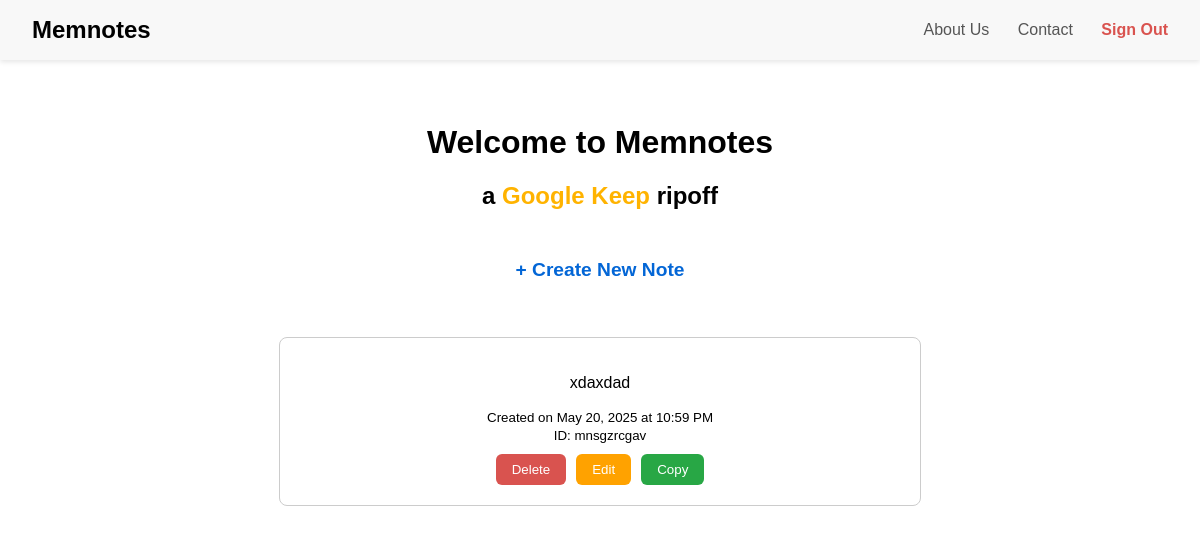
Page / (signed in) on the earlier database version.
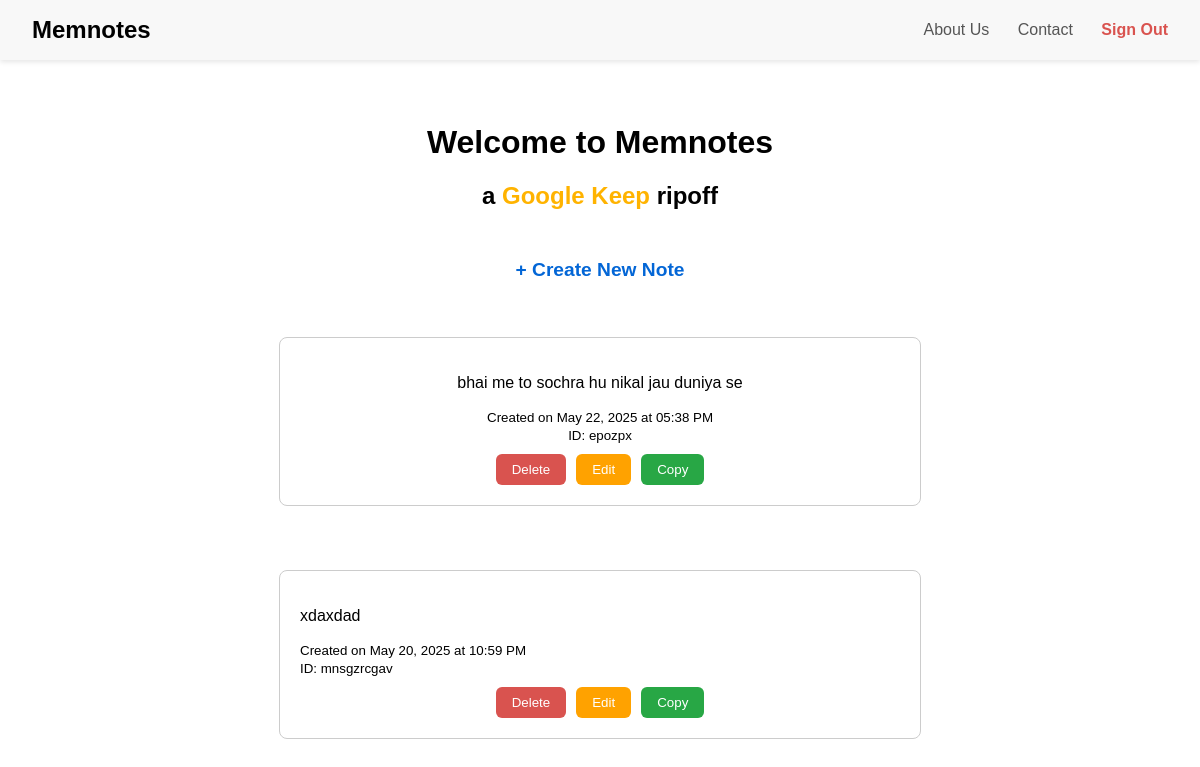
Same page on the later database version.
### tables this page shows
CREATE TABLE notes (
            id INTEGER PRIMARY KEY AUTOINCREMENT,
            title TEXT UNIQUE NOT NULL,
            content TEXT NOT NULL,
            username TEXT NOT NULL,
            time TIMESTAMP NOT NULL,
            code TEXT NOT NULL
        );

### api.py (the view)
@app.route("/")
def index():
    username = session.get("username")
    if (not username) or username not in all_users():
        return redirect(url_for("login"))
    with sqlite3.connect(DATABASE) as conn:
        raw_notes = conn.execute(
            "SELECT title, content, time, code FROM notes WHERE username = ? ORDER BY time DESC",
            (username,)
        ).fetchall()
    notes = [
        (title, content, datetime.strptime(time, "%Y-%m-%d %H:%M:%S.%f").strftime("%b %d, %Y at %I:%M %p"), code)
        for title, content, time, code in raw_notes
    ]
    return render_template("index.html", username=username, notes=notes)

### api.py (called while the page is built)
def all_users():
    with sqlite3.connect(DATABASE) as conn:
        cur = conn.execute("SELECT username FROM users")
        return [x[0] for x in cur.fetchall()]

### templates/index.html (shortened to what this page needs)
<!DOCTYPE html>
<html lang="en">
<head>
</head>
<body>
  <header class="navbar">
    <div class="logo"><a style="color: #000; text-decoration: none;" href="/">Memnotes</a></div>
    <nav class="nav-links">
      <a href="/about">About Us</a>
      <a href="/contact">Contact</a>
      {% if username %}
        <a href="/logout" style="margin-left: 1.5rem; font-weight: 700; color: #d9534f;">Sign Out</a>
      {% else %}
        <a href="/login" style="margin-left: 1.5rem; font-weight: 700; color: #0366d6;">Login</a>
        <a href="/signup" style="margin-left: 1.5rem; font-weight: 700; color: #0366d6;">Sign Up</a>
      {% endif %}
    </nav>
  </header>
  <div class="container">
    <h1>Welcome to Memnotes</h1>
    <h2>a <strong style="color:#ffb300;">Google Keep</strong> ripoff</h2>
    {% if not notes %}
      <div class="cta">
        <p style="font-size: 1.5rem;">You haven't created any notes yet.</p>
        <a href="/create">Let's create one</a>
      </div>
    {% else %}
      <div class="cta">
        <a href="/create">+ Create New Note</a>
      </div>
      <br><br>
      {% for note in notes %}
  <div style="border: 1px solid #ccc; border-radius: 8px; padding: 20px; margin: 20px auto; max-width: 600px;">
    <p class="note-content">{{ note[1] }}</p>
    <small>Created on {{ note[2] }} <br>ID: {{ note[3] }}</small>
    <div style="display: flex; justify-content: center; gap: 10px; margin-top: 10px;">
      <form action="/delete_note" method="POST">
        <button type="submit" style="background-color: #d9534f; color: white; padding: 8px 16px; border: none; border-radius: 6px; cursor: pointer;">Delete</button>
      </form>
      <form action="/edit?id={{ note[3] }}" method="POST">
        <button type="submit" style="background-color: #ffa200; color: white; padding: 8px 16px; border: none; border-radius: 6px; cursor: pointer;">Edit</button>
      </form>
      <button onclick="copyToClipboard(this.parentElement.parentElement.querySelector('.note-content').innerText)" style="background-color: #28a745; color: white; padding: 8px 16px; border: none; border-radius: 6px; cursor: pointer;">Copy</button>
    </div>
  </div>
  </div>
{% endfor %}
    {% endif %}
</body>
</html>

### templates/index.html (style rules this page uses)
body { margin: 0; font-family: 'SF Pro', sans-serif; background-color: #ffffff; }
.navbar { display: flex; justify-content: space-between; align-items: center; background-color: #f8f8f8; padding: 1rem 2rem; box-shadow: 0 2px 5px rgba(0, 0, 0, 0.1); position: sticky; top: 0; z-index: 1000; }
.navbar .logo { font-size: 1.5rem; font-weight: bold; color: #333; }
.navbar .nav-links a { margin-left: 1.5rem; text-decoration: none; color: #555; font-weight: 500; }
.container { max-width: 800px; margin: 4rem auto; padding: 0 1rem; text-align: center; }
.cta { margin-top: 3rem; font-size: 1.25rem; }
.cta a { color: #0366d6; font-weight: bold; text-decoration: none; font-size: 1.2rem; }

Differences in the rows shown:
added notes: content "bhai me to sochra hu nikal jau duniya se", note "May 22, 2025 at 05:38 PM", code "epozpx"
